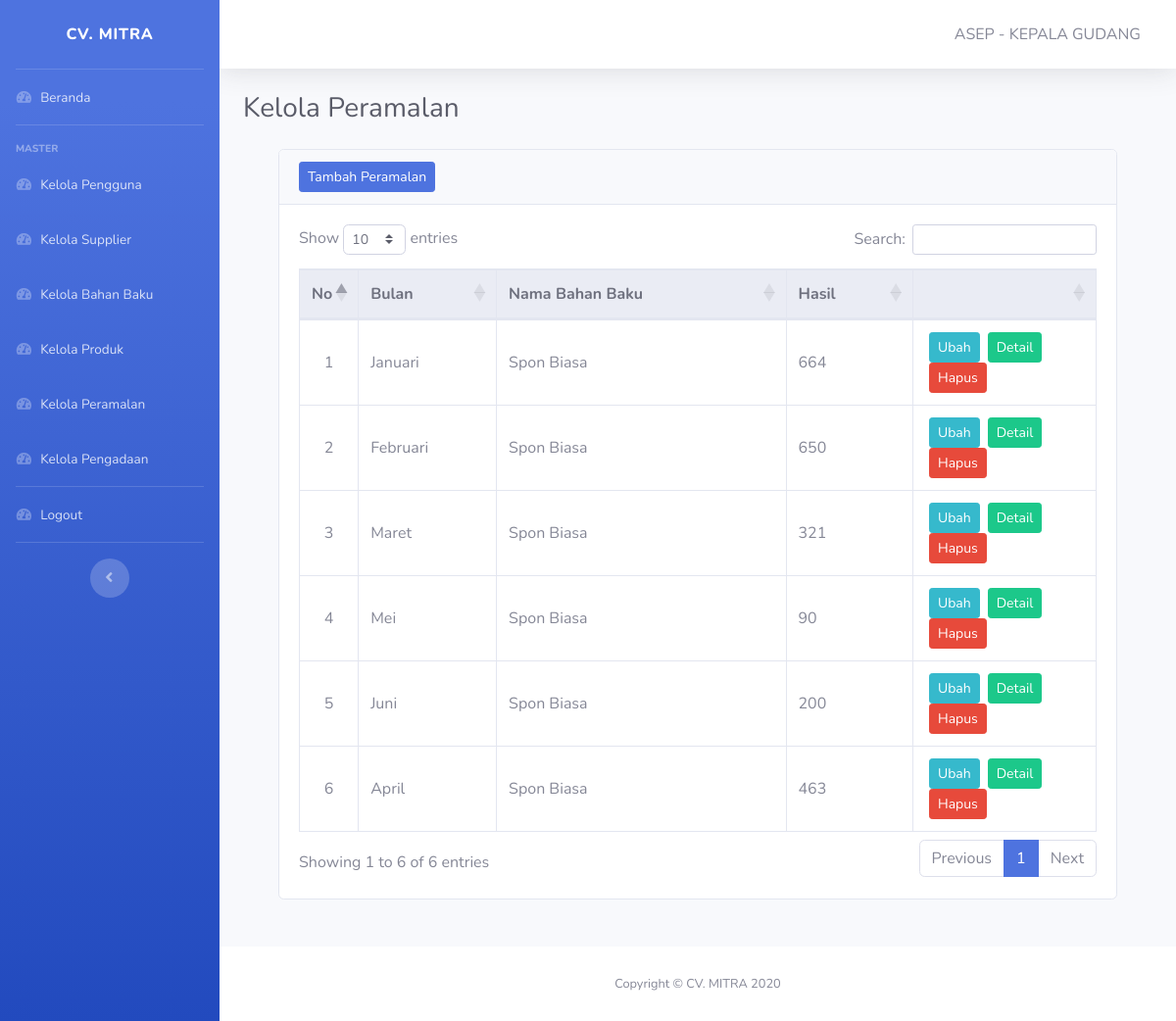
/pages/admin/kelola-peramalan.php (signed in), run on the app's committed database.
### tables this page shows
CREATE TABLE IF NOT EXISTS `peramalan` (
  `id_peramalan` int(11) NOT NULL,
  `bulan` varchar(30) NOT NULL,
  `hasil` int(11) DEFAULT '0',
  `id_bahanbaku` varchar(6) NOT NULL,
  `id_user` int(11) NOT NULL,
  PRIMARY KEY (`id_peramalan`),
  KEY `id_user` (`id_user`),
  KEY `id_bahanbaku` (`id_bahanbaku`),
  CONSTRAINT `peramalan_ibfk_1` FOREIGN KEY (`id_user`) REFERENCES `user` (`id_user`),
  CONSTRAINT `peramalan_ibfk_2` FOREIGN KEY (`id_bahanbaku`) REFERENCES `bahanbaku` (`id_bahanbaku`)
);

CREATE TABLE IF NOT EXISTS `bahanbaku` (
  `id_bahanbaku` varchar(6) NOT NULL,
  `nama_bahanbaku` varchar(40) NOT NULL,
  `satuan_bahanbaku` varchar(10) NOT NULL,
  `harga` varchar(20) NOT NULL,
  `id_supplier` int(11) NOT NULL,
  PRIMARY KEY (`id_bahanbaku`),
  KEY `id_supplier` (`id_supplier`),
  CONSTRAINT `bahanbaku_ibfk_2` FOREIGN KEY (`id_supplier`) REFERENCES `supplier` (`id_supplier`)
);

### pages/admin/kelola-peramalan.php (the view, shortened to what this page needs)
<!DOCTYPE html>
<html lang="en">
<head>
    <?php include '../../layout/header.php' ?>
</head>
<body id="page-top">
    <div id="wrapper">
        <?php include '../../layout/sidebar-admin.php' ?>
        <div id="content-wrapper" class="d-flex flex-column">
            <div id="content">
                <?php include '../../layout/topbar.php' ?>
                <div class="container-fluid">
                    <div class="d-sm-flex align-items-center justify-content-between mb-4">
                        <h1 class="h3 mb-0 text-gray-800">Kelola Peramalan</h1>
                    </div>
                    <div class="container row-12">
                        <div class="col">
                            <div class="card mb-5">
                                <div class="card-header">
                                    <div class="nav-item">
                                        <a href="tambah-peramalan.php" class="btn btn-sm btn-primary">Tambah Peramalan</a>
                                    </div>
                                </div>
                                <div class="card-body">
                                    <table class="table table-responsive-lg table-hover table-bordered" id="Table">
                                        <thead class="thead-light text-center">
                                            <tr>
                                                <th width=6%>No</th>
                                                <th>Bulan</th>
                                                <th>Nama Bahan Baku</th>
                                                <th>Hasil</th>
                                                <th width=23%></th>
                                            </tr>
                                        </thead>
                                        <tbody>
                                            <?php
                                            include "../../koneksi.php";
                                            $no = 1;
                                            $data = mysqli_query($koneksi, "SELECT * FROM peramalan p JOIN bahanbaku b WHERE p.id_bahanbaku = b.id_bahanbaku");
                                            if (mysqli_num_rows($data) == 0) {
                                                ?>
                                                <tr>
                                                    <td colspan="7" class="text-center font-weight-bold">Data Kosong</td>
                                                </tr>
                                                <?php
                                                } else {
                                                    while ($item = mysqli_fetch_array($data)) {
                                                        ?>
                                                    <tr>
                                                        <td class="text-center align-middle"><?php echo $no++; ?></td>
                                                        <td class="align-middle"><?php echo $item['bulan']; ?></td>
                                                        <td class="align-middle"><?php echo $item['nama_bahanbaku']; ?></td>
                                                        <td class="align-middle"><?php echo $item['hasil']; ?></td>
                                                        <td class="text-center">
                                                            <a href="ubah-peramalan.php?id=<?php echo $item['id_peramalan'] ?>" class="btn btn-info btn-sm mx-1 float-left">Ubah</a>
                                                            <a href="detail-peramalan.php?id=<?php echo $item['id_peramalan'] ?>" class="btn btn-success btn-sm mx-1 float-left">Detail</a>
                                                            <form action="hapus-peramalan.php?id=<?php echo $item['id_peramalan'] ?>" method="post">
                                                                <button type="submit" class="btn btn-danger btn-sm mx-1 float-left">Hapus</button>
                                                            </form>
                                                        </td>
                                                    </tr>
                                            <?php
                                                }
                                            }
                                            ?>
                                        </tbody>
                                    </table>
                                </div>
                            </div>
                        </div>
                    </div>
                </div>
            </div>
            <?php include '../../layout/footer.php' ?>
        </div>
    </div>
</body>
</html>

### data on the page
peramalan: bulan "Januari", id_bahanbaku.nama_bahanbaku "Spon Biasa", hasil "664"
peramalan: bulan "Februari", id_bahanbaku.nama_bahanbaku "Spon Biasa", hasil "650"
peramalan: bulan "Maret", id_bahanbaku.nama_bahanbaku "Spon Biasa", hasil "321"
peramalan: bulan "Mei", id_bahanbaku.nama_bahanbaku "Spon Biasa", hasil "90"
peramalan: bulan "Juni", id_bahanbaku.nama_bahanbaku "Spon Biasa", hasil "200"
peramalan: bulan "April", id_bahanbaku.nama_bahanbaku "Spon Biasa", hasil "463"

### other printed values
$_SESSION['nama'] "ASEP"
$_SESSION['jabatan'] "KEPALA GUDANG"
